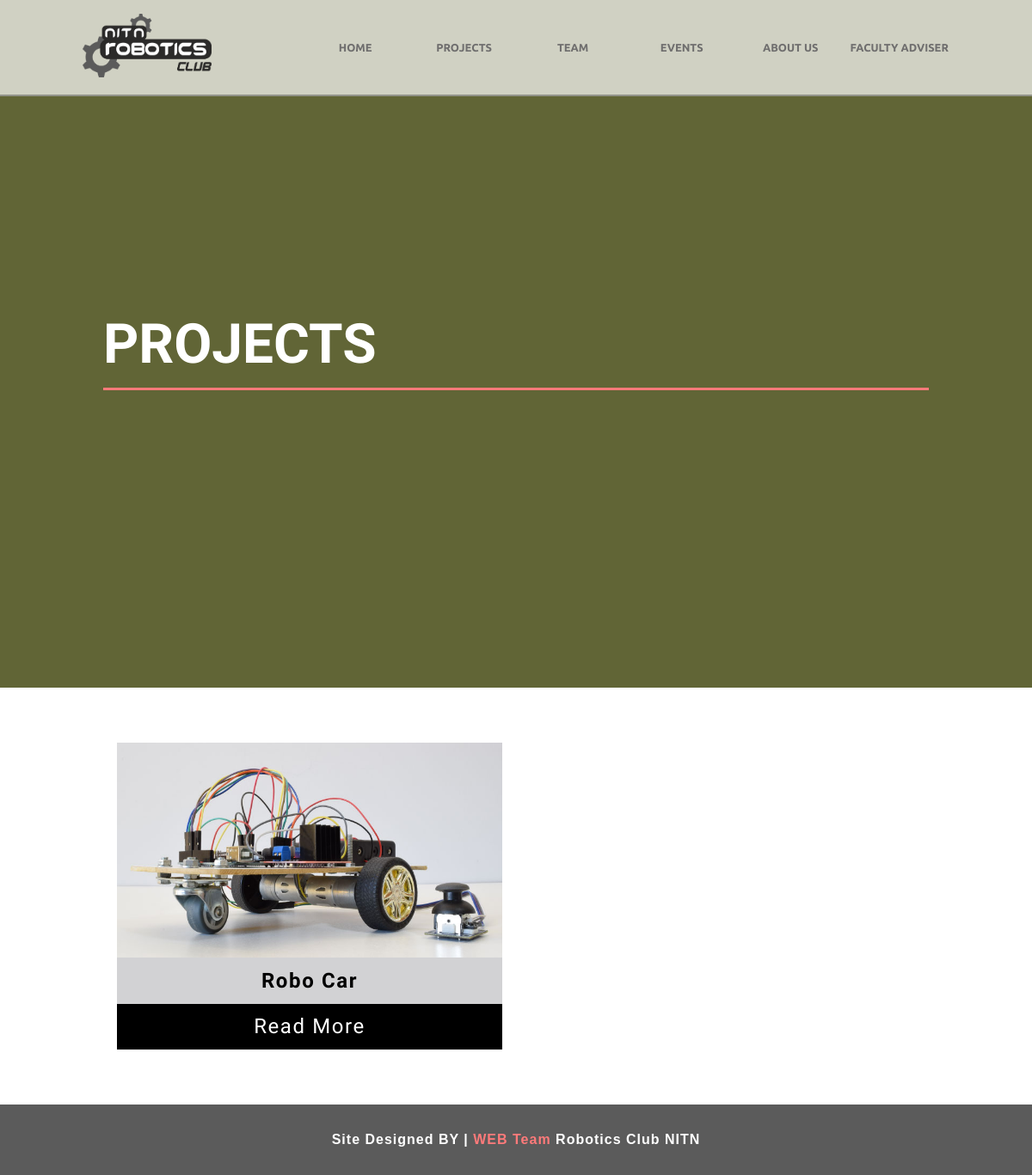
The app's page /projects with its own data.
### index/models.py (models this page shows, shortened)
class project(models.Model):
    id = models.AutoField(primary_key=True)
    project_title = models.CharField(max_length = 20,  blank=False)
    project_img1 = models.ImageField(upload_to='photos/')
    project_img2 = models.ImageField(upload_to='photos/')
    project_team = models.ImageField(upload_to='photos/')
    project_description = models.TextField(blank=True)
    circuit_design1 = models.ImageField(upload_to='photos/', blank=True)
    circuit_design2 = models.ImageField(upload_to='photos/', blank=True)
    circuit_design3 = models.ImageField(upload_to='photos/', blank=True)
    circuit_design4 = models.ImageField(upload_to='photos/', blank=True)
    des_spec1 = models.TextField(blank=True)
    des_spec2 = models.TextField(blank=True)
    des_spec3 = models.TextField(blank=True)
    des_spec4 = models.TextField(blank=True)
    des_spec5 = models.TextField(blank=True)
    youtube_vid = models.URLField(max_length=100)
    date = models.DateTimeField(default = datetime.now, blank=False)

### index/views.py (the view)
def projects(request):
    projects = models.project.objects.order_by('-date')
    context  = {
        'projects' : projects,
    }
    return render(request, 'pages/projects.html', context)

### templates/pages/projects.html (shortened to what this page needs)
{% extends 'base.html' %}
{% load static %}
{% block content %}
<section class="big-img" style='background:#616536'>
    <div id ='team-heading'>
            <h1>PROJECTS</h1>
    </div>
    </section>
    <section class="projects-container">
        <div class="main-projects">
            <div class="project-boxes">
                {% if projects %}
                   {% for project in projects %}
                        <div class="project">
                            <div class="project-img">
                                <img src="{{ project.project_img1.url }}" alt="">
                            </div>
                            <div class="project-title">
                                <h4>{{ project.project_title }}</h4>
                            </div>
                            <a href="{% url 'project' project.project_title %}">
                                <button>Read More</button>
                            </a>
                        </div>
                   {% endfor %}
                {% endif %}
            </div>
        </div>
</section>
{% endblock %}

### robo_club/static/css/style.css (style rules this page uses)
* { margin:0; padding:0; box-sizing:border-box; }
body { opacity:0; transition: all 1s ease-in !important; overflow-x:hidden; }
.body-display { opacity:1; }
.big-img { width:100%; height:100vh; background:rgb(84, 95, 115); position:relative; display:flex; flex-direction: column; align-items: center; justify-content: center; }
#team-heading { width:100%; }
#team-heading > h1 { width:80%; margin:0 auto; font-family: 'Signika Negative', sans-serif; font-weight: 700; font-size:4rem; padding:1rem 0; position:relative; color:#fff; }
#team-heading > h1:before { content:''; width:100%; height:3px; background:#FE7A7A; position:absolute; bottom:0; left:50%; transform:translateX(-50%); }
.footer > span, a { display:inline-block; text-decoration:none; color:#FE7A7A; }
.projects-container { width:100%; padding:3rem; }
.main-projects { max-width:960px; margin:0 auto; padding:1rem; }
.project-boxes { width:100%; display:grid; grid-template-columns: 1fr 1fr; grid-gap:2rem; }
.project { background:#ccc; overflow:hidden; display:flex; flex-direction:column; }
.project-img { overflow:hidden; max-height:250px; }
.project > .project-img > img { width:100%; height:100%; object-fit:cover; transition:.3s linear; }
.project > .project-title > h4 { font-size:1.5rem; padding:0.8rem; text-align: center; font-family: 'Acme', sans-serif; letter-spacing:0.1rem; background:rgba(222, 223, 227, 0.3) }
.project > a { display:block; width:100%; cursor: pointer; }
.project > a > button { display:block; width:100%; padding:0.8rem; outline:none; border:none; background:#000000; cursor: pointer; font-size:1.5rem; padding:0.8rem; text-align: center; font-family: 'Acme', sans-serif; letter-spacing:0.1rem; color:#ffffff; }

### records on screen
project: project_img1 (picture), project_title "Robo Car"
